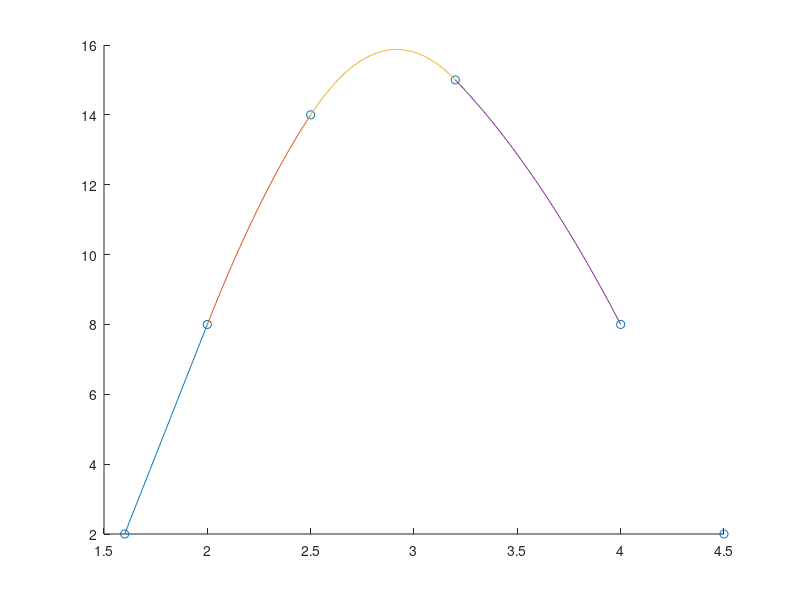

Recreate this plot in MATLAB. (Note: this script raises an error after producing the figure.)
clear all;clc
t = [1.6 2 2.5 3.2 4 4.5];
f = [2 8 14 15 8 2];

scatter(t,f,'r*');
hold on;

% Calculate the step
h = [];
for i = 1:length(t)-1
	h = [h t(i+1)-t(i)];
end

% Construct the matrix for the linear equation system
A(1,1) = 1;
for i = 2:length(h)
	A(i,i-1) = 1;
	A(i,i) = 1;
end

% Construct b for linear equation system
y = [(f(2) - f(1))/h(1)];
for i = 2:length(h)
	y = [y; 2*(f(i)-f(i-1))/h(i-1)];
end

% Solve the linear system for m
b = A\y;

% Construct the coefficient vectors
a = [];
c = [];
for i = 1:length(b)-1
	a = [a; f(i)];
	c = [c; (b(i+1)-b(i))/(2*h(i))];
end
a = [a; f(length(b))];
c = [c; (f(length(f))-a(length(a))-b(length(b))*h(length(h)))/h(length(h))^2];

% Construct the polynomials for each interval and plot them
for i = 1:length(t)-2
	x = linspace(t(i),t(i+1),100);
	y = a(i) + b(i)*(x-t(i)) + c(i)*(x-t(i)).^2;
	plot(x,y);
end

i = 4; x = 3.4;
y1 = a(i) + b(i)*(x-t(i)) + c(i)*(x-t(i)).^2

i = 2; x = 2.2;
y2 = a(i) + b(i)*(x-t(i)) + c(i)*(x-t(i)).^2

syms x y
for i = 1:length(t)-1
	y = a(i) + b(i)*(x-t(i)) + c(i)*(x-t(i)).^2
end
